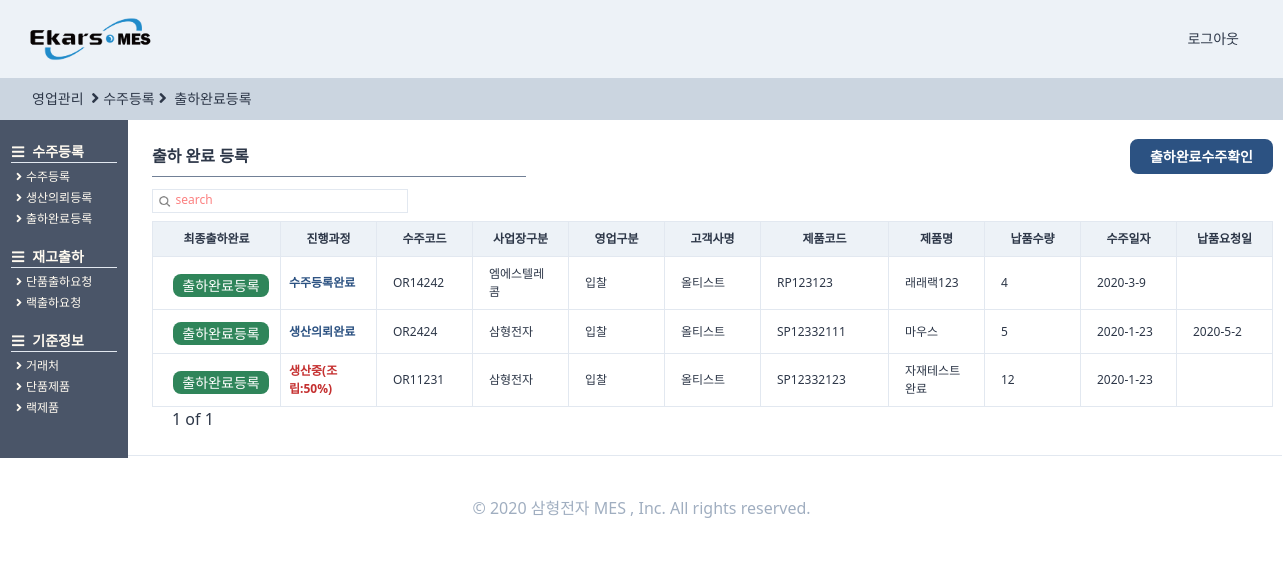
The app's page /orders/endorder/ (signed in), older data.
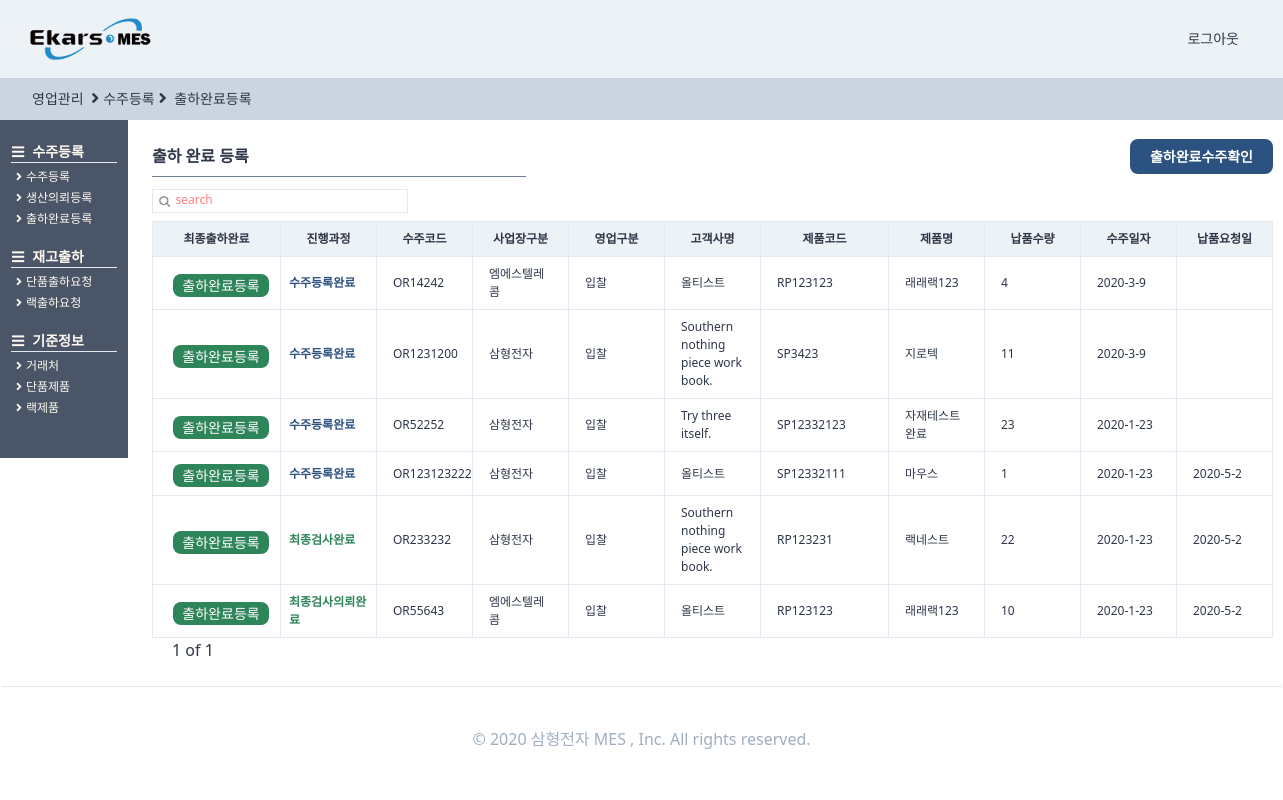
The same page, newer data.
### orders/models.py (models this page shows, shortened)
class OrderRegister(TimeStampedModel):
    입찰 = "입찰"
    대리점 = "대리점"
    AS = "A/S"
    내부계획 = "내부계획"
    영업구분_CHOICES = ((입찰, "입찰"), (대리점, "대리점"), (AS, "A/S"), (내부계획, "내부계획"))
    삼형전자 = "삼형전자"
    엠에스텔레콤 = "엠에스텔레콤"
    사업장구분_CHOICES = (
        (삼형전자, "삼형전자"),
        (엠에스텔레콤, "엠에스텔레콤"),
    )
    출하완료 = "출하완료"
    출하미완료 = "출하미완료"
    출하구분_CHOICES = (
        (출하완료, "출하완료"),
        (출하미완료, "출하미완료"),
    )
    단품 = "단품"
    랙 = "랙"
    제품구분_CHOICES = (
        (단품, "단품"),
        (랙, "랙"),
    )
    작성자 = models.ForeignKey(
        users_models.User,
        related_name="수주등록",
        on_delete=models.SET_NULL,
        null=True,
        blank=True,
    )
    수주코드 = models.CharField(max_length=50)
    영업구분 = models.CharField(choices=영업구분_CHOICES, max_length=10, blank=True, default=입찰)
    제품구분 = models.CharField(choices=제품구분_CHOICES, max_length=10, blank=True, default=단품)
    사업장구분 = models.CharField(
        choices=사업장구분_CHOICES, max_length=10, blank=True, default=삼형전자
    )
    수주일자 = models.DateField(auto_now=False, auto_now_add=False)
    고객사명 = models.ForeignKey(
        SI_models.CustomerPartner,
        related_name="수주등록",
        on_delete=models.SET_NULL,
        null=True,
        blank=True,
    )
    현장명 = models.CharField(max_length=50)
    납품요청일 = models.DateField(auto_now=False, auto_now_add=False, blank=True, null=True)
    납품수량 = models.IntegerField()
    특이사항 = models.TextField(blank=True)
    단품모델 = models.ForeignKey(
        SI_models.SingleProduct,
        related_name="수주등록",
        on_delete=models.SET_NULL,
        null=True,
        blank=True,
    )
    랙모델 = models.ForeignKey(
        SI_models.RackProduct,
        related_name="수주등록",
        on_delete=models.SET_NULL,
        null=True,
        blank=True,
    )
    출하구분 = models.CharField(
        choices=출하구분_CHOICES, max_length=10, blank=True, default=출하미완료
    )
    class Meta:
        verbose_name = "수주등록"
        verbose_name_plural = "수주등록"
    def process(self):
        try:
            pro = self.생산요청
            try:
                cess = self.생산요청.생산계획.현재공정
                pro = self.생산요청.생산계획.현재공정달성율
                try:
                    pro = self.생산요청.생산계획.작업지시서.작업지시서등록.최종검사
                    try:
                        pro = self.생산요청.생산계획.작업지시서.작업지시서등록.최종검사.최종검사등록
                        return "최종검사완료"
                    except:
                        return "최종검사의뢰완료"
                except:
                    return f"생산중({cess}:{pro})"
            except:
                return "생산의뢰완료"
        except:
            return "수주등록완료"

### StandardInformation/models.py (models this page shows, shortened)
class CustomerPartner(TimeStampedModel):
    고객 = "고객"
    대리점 = "대리점"
    공급처 = "공급처"
    거래처_CHOICES = (
        (고객, "고객"),
        (대리점, "대리점"),
        (공급처, "공급처"),
    )
    고객작성자 = models.ForeignKey(
        "users.User", related_name="고객거래처작성자", on_delete=models.SET_NULL, null=True
    )
    작성일 = models.DateField(auto_now=True, auto_now_add=False)
    거래처구분 = models.CharField(choices=거래처_CHOICES, max_length=4, default=공급처)
    거래처코드 = models.CharField(max_length=50, null=True)
    거래처명 = models.CharField(max_length=70, null=True)
    사업자등록번호 = models.CharField(max_length=50, null=True)
    고객담당자 = models.ForeignKey(
        "users.User", related_name="고객거래처담당자", on_delete=models.SET_NULL, null=True
    )
    연락처 = models.CharField(max_length=50, blank=True)
    이메일 = models.EmailField(max_length=254)
    사업장주소 = models.CharField(max_length=70, blank=True, null=True)
    사업자등록증첨부 = models.FileField(blank=True, null=True)
    특이사항 = models.TextField(blank=True, null=True)
    사용여부 = models.BooleanField(default=False)
    class Meta:
        verbose_name = "고객"
        verbose_name_plural = "고객"
    def __str__(self):
        return self.거래처명

class RackProduct(TimeStampedModel):
    작성자 = models.ForeignKey(
        "users.User", related_name="랙제품작성자", on_delete=models.SET_NULL, null=True
    )
    작성일 = models.DateField(auto_now=True, auto_now_add=False)
    랙시리얼코드 = models.CharField(max_length=40, blank=True)
    랙모델명 = models.CharField(max_length=60, blank=True)
    규격 = models.CharField(max_length=30, blank=True)
    단위 = models.CharField(max_length=30, blank=True)
    단가 = models.IntegerField(null=True)
    class Meta:
        verbose_name = "랙제품"
        verbose_name_plural = "랙제품"

class SingleProduct(TimeStampedModel):
    작성자 = models.ForeignKey(
        "users.User", related_name="단품제품작성자", on_delete=models.SET_NULL, null=True
    )
    작성일 = models.DateField(auto_now=True, auto_now_add=False)
    모델코드 = models.CharField(max_length=80, blank=True)
    모델명 = models.CharField(max_length=30, blank=True)
    규격 = models.CharField(max_length=80, blank=True)
    단위 = models.CharField(max_length=10, blank=True)
    단가 = models.IntegerField(null=True)
    class Meta:
        verbose_name = "단품제품"
        verbose_name_plural = "단품제품"

### producemanages/models.py (models this page shows, shortened)
class ProduceRegister(TimeStampedModel):
    예비작업 = "예비작업"
    조립 = "조립"
    검사 = "검사"
    현재공정_CHOICES = (
        (예비작업, "예비작업"),
        (조립, "조립"),
        (검사, "검사"),
    )
    사영 = "0%"
    사일 = "25%"
    사이 = "50%"
    사삼 = "75%"
    사사 = "100%"
    현재공정달성율_CHOICES = (
        (사영, "0%"),
        (사일, "25%"),
        (사이, "50%"),
        (사삼, "75%"),
        (사사, "100%"),
    )
    생산계획등록코드 = models.CharField(max_length=50)
    생산의뢰 = models.OneToOneField(
        orders_models.OrderProduce,
        related_name="생산계획",
        on_delete=models.SET_NULL,
        null=True,
    )
    현재공정 = models.CharField(
        choices=현재공정_CHOICES, max_length=10, null=True, blank=True, default=예비작업
    )
    현재공정달성율 = models.CharField(
        choices=현재공정달성율_CHOICES, max_length=10, null=True, blank=True, default=사영
    )
    계획생산량 = models.IntegerField(null=True)
    일일생산량 = models.IntegerField(null=True)
    누적생산량 = models.IntegerField(null=True, blank=True)
    특이사항 = models.CharField(max_length=100, null=True, blank=True)
    class Meta:
        verbose_name = "생산계획등록"
        verbose_name_plural = "생산계획등록"
    def successrate(self):
        if self.누적생산량 is None:
            return f"0%"
        else:
            rate = (self.누적생산량 / self.계획생산량) * 100
            rate = round(rate, 2)
            return f"{rate}%"
    successrate.short_description = "계획 생산량 달성율"

### orders/views.py (the view, shortened to what this page needs)
# urls.py: path("endorder/", views.endorder, name="endorder"),
def endorder(request):
    user = request.user
    search = request.GET.get("search")
    if search is None:
        order = (
            models.OrderRegister.objects.filter(작성자=user)
            .filter(출하구분="출하미완료")
            .order_by("-created")
        )
        s_bool = False
    pagediv = 7
    totalpage = int(math.ceil(len(order) / pagediv))
    paginator = Paginator(order, pagediv, orphans=3)
    page = request.GET.get("page", "1")
    order = paginator.get_page(page)
    nextpage = int(page) + 1
    previouspage = int(page) - 1
    notsamebool = True
    nonpage = False
    if totalpage == 0:
        nonpage = True
    if int(page) == totalpage:
        notsamebool = False
    if (search is None) or (search == ""):
        search = "search"
    return render(
        request,
        "orders/endorder.html",
        {
            "order": order,
            "search": search,
            "page": page,
            "totalpage": totalpage,
            "notsamebool": notsamebool,
            "nextpage": nextpage,
            "previouspage": previouspage,
            "s_bool": s_bool,
            "nonpage": nonpage,
            "최종검사완료": "최종검사완료",
            "최종검사의뢰완료": "최종검사의뢰완료",
            "수주등록완료": "수주등록완료",
            "생산의뢰완료": "생산의뢰완료",
        },
    )

### templates/orders/endorder.html (shortened to what the changed rows need)
{%extends "orders/ordershome.html"%}
{%load static%}
{%block main_contens%}
<div class="w-11/12 h-full ml-32 -mt-6 font-normal pt-12 flex flex-row">
    <div class="flex flex-col p-6 w-full ">
        <div class="flex ">
            <div class="flew flex-col">
                <table class="table-fixed font-light text-xs w-full">
                    <thead>
                        <tr>
                            <th class="border bg-gray-200 px-2 py-2 w-32">최종출하완료</th>
                            <th class="border bg-gray-200 px-2 py-2 w-24">진행과정</th>
                            <th class="border bg-gray-200 px-4 py-2 w-24">수주코드</th>
                            <th class="border bg-gray-200 px-4 py-2 w-24">사업장구분</th>
                            <th class="border bg-gray-200 px-4 py-2 w-24">영업구분</th>
                            <th class="border bg-gray-200 px-4 py-2 w-24">고객사명</th>
                            <th class="border bg-gray-200 px-4 py-2 w-32">제품코드</th>
                            <th class="border bg-gray-200 px-4 py-2 w-24">제품명</th>
                            <th class="border bg-gray-200 px-4 py-2 w-24">납품수량</th>
                            <th class="border bg-gray-200 px-4 py-2 w-24">수주일자</th>
                            <th class="border bg-gray-200 px-4 py-2 w-24">납품요청일</th>
                        </tr>
                    </thead>
                    <tbody>
                        {%for list in order%}
                        <tr>
                            <td class="border px-2 py-2 font-bold
                            text-blue-800 justify-center">
                                <a href="{%url "orders:endorderforout" list.pk %}">
                                    <div class="btn-link bg-green-700 hover:bg-teal-800 hover:font-bold mt-1 mb-0 ml-3">
                                        출하완료등록
                                    </div>
                                </a>
                            </td>
                            <td class="border px-2 py-2 font-bold
                                    {%if list.process == 최종검사완료%}
                                    text-green-700
                                    {%endif%}
                                    {%if list.process == 최종검사의뢰완료%}
                                    text-green-700
                                    {%endif%}
                                    {%if list.process == 수주등록완료%}
                                    text-blue-800
                                    {%endif%}
                                    {%if list.process == 생산의뢰완료%}
                                    text-blue-800
                                    {%endif%}
                                    text-red-700 ">
                                {{list.process}}</td>
                            <td class="border px-4 py-2  hover:text-blue-700 hover:font-bold "><a
                                    href="{%url "orders:orderdetail" list.pk %}">
                                    {{list.수주코드}}</a></td>
                            <td class="border px-4 py-2">{{list.사업장구분}}</td>
                            <td class="border px-4 py-2">{{list.영업구분}}</td>
                            <td class="border px-4 py-2">{{list.고객사명}}</td>
                            {%if list.제품구분 == "단품"%}
                            <td class="border px-4 py-2">{{list.단품모델.모델코드}}</td>
                            <td class="border px-4 py-2">{{list.단품모델.모델명}}</td>
                            {%else%}
                            <td class="border px-4 py-2">{{list.랙모델.랙시리얼코드}}</td>
                            <td class="border px-4 py-2">{{list.랙모델.랙모델명}}</td>
                            {%endif%}
                            <td class="border px-4 py-2">{{list.납품수량}}</td>
                            <td class="border px-4 py-2">
                                {{list.수주일자.year}}-{{list.수주일자.month}}-{{list.수주일자.day}}</td>
                            <td class="border px-4 py-2">
                                {%if list.납품요청일 is None%}
                                {%else%}
                                {{list.납품요청일.year}}-{{list.납품요청일.month}}-{{list.납품요청일.day}}{%endif%}</td>
                        </tr>
                        {%endfor%}
                    </tbody>
                </table>
            </div>
        </div>
    </div>
</div>
</div>
{%endblock main_contens %}

Row changes from the older to the newer data that the page shows:
no longer on this page (row edited): OrderRegister: process "생산의뢰완료", 수주코드 "OR2424", 사업장구분 "삼형전자", 영업구분 "입찰", 고객사명 "올티스트", 단품모델.모델코드 "SP12332111", 단품모델.모델명 "마우스", 납품수량 "5", 수주일자.year "2020", 수주일자.month "1", 수주일자.day "23", 납품요청일.year "2020", 납품요청일.month "5", 납품요청일.day "2"
no longer on this page (row edited): OrderRegister: process "생산중(조립:50%)", 수주코드 "OR11231", 사업장구분 "삼형전자", 영업구분 "입찰", 고객사명 "올티스트", 단품모델.모델코드 "SP12332123", 단품모델.모델명 "자재테스트완료", 납품수량 "12", 수주일자.year "2020", 수주일자.month "1", 수주일자.day "23"
now on this page (row edited): OrderRegister: process "수주등록완료", 수주코드 "OR1231200", 사업장구분 "삼형전자", 영업구분 "입찰", 고객사명 "Southern nothing piece work book.", 단품모델.모델코드 "SP3423", 단품모델.모델명 "지로텍", 납품수량 "11", 수주일자.year "2020", 수주일자.month "3", 수주일자.day "9"
now on this page (row edited): OrderRegister: process "수주등록완료", 수주코드 "OR52252", 사업장구분 "삼형전자", 영업구분 "입찰", 고객사명 "Try three itself.", 단품모델.모델코드 "SP12332123", 단품모델.모델명 "자재테스트완료", 납품수량 "23", 수주일자.year "2020", 수주일자.month "1", 수주일자.day "23"
now on this page (row edited): OrderRegister: process "수주등록완료", 수주코드 "OR123123222", 사업장구분 "삼형전자", 영업구분 "입찰", 고객사명 "올티스트", 단품모델.모델코드 "SP12332111", 단품모델.모델명 "마우스", 납품수량 "1", 수주일자.year "2020", 수주일자.month "1", 수주일자.day "23", 납품요청일.year "2020", 납품요청일.month "5", 납품요청일.day "2"
now on this page (row edited): OrderRegister: process "최종검사완료", 수주코드 "OR233232", 사업장구분 "삼형전자", 영업구분 "입찰", 고객사명 "Southern nothing piece work book.", 랙모델.랙시리얼코드 "RP123231", 랙모델.랙모델명 "랙네스트", 납품수량 "22", 수주일자.year "2020", 수주일자.month "1", 수주일자.day "23", 납품요청일.year "2020", 납품요청일.month "5", 납품요청일.day "2"
now on this page (row edited): OrderRegister: process "최종검사의뢰완료", 수주코드 "OR55643", 사업장구분 "엠에스텔레콤", 영업구분 "입찰", 고객사명 "올티스트", 랙모델.랙시리얼코드 "RP123123", 랙모델.랙모델명 "래래랙123", 납품수량 "10", 수주일자.year "2020", 수주일자.month "1", 수주일자.day "23", 납품요청일.year "2020", 납품요청일.month "5", 납품요청일.day "2"
